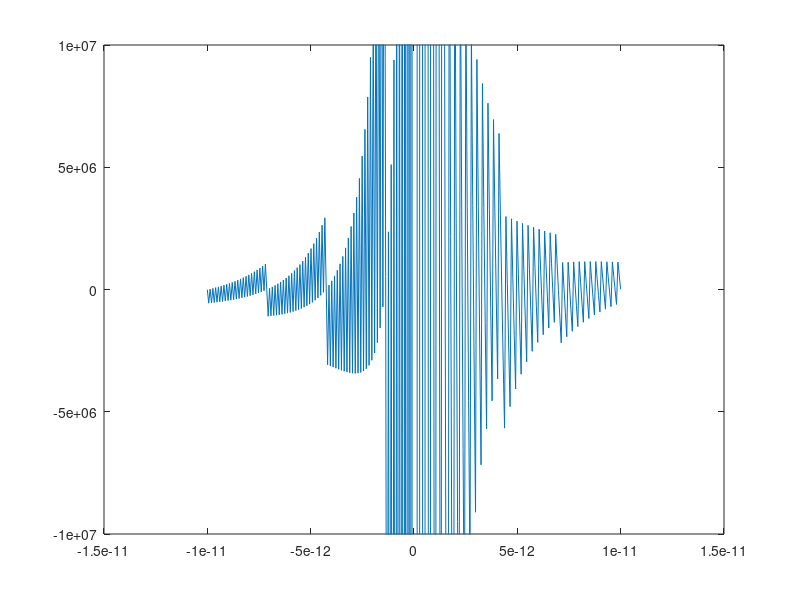

Recreate this plot in MATLAB.
% f(x)=(e^(x)-1-x)/x^2
% 1. reprezentare grafica pt x apartine [-10^(-11),10^(-11)]
% 2. explicati ce se intampla
% 3. functie mathlab care calc f(x) |x|<1 la precizia eps
% 4. stab valoarea de adevar a prop :
%    x<y => f(x)<f(y) unde x,y nr in virgula flotanta


f = @(x) (exp(x)-1-x)./x.^2;
x=linspace(-1e-11,1e-11,300);
plot(x,f(x));
ylim([-1e7,1e7])

t = abs(x)<1e-3
y(t)=f(x(t))
